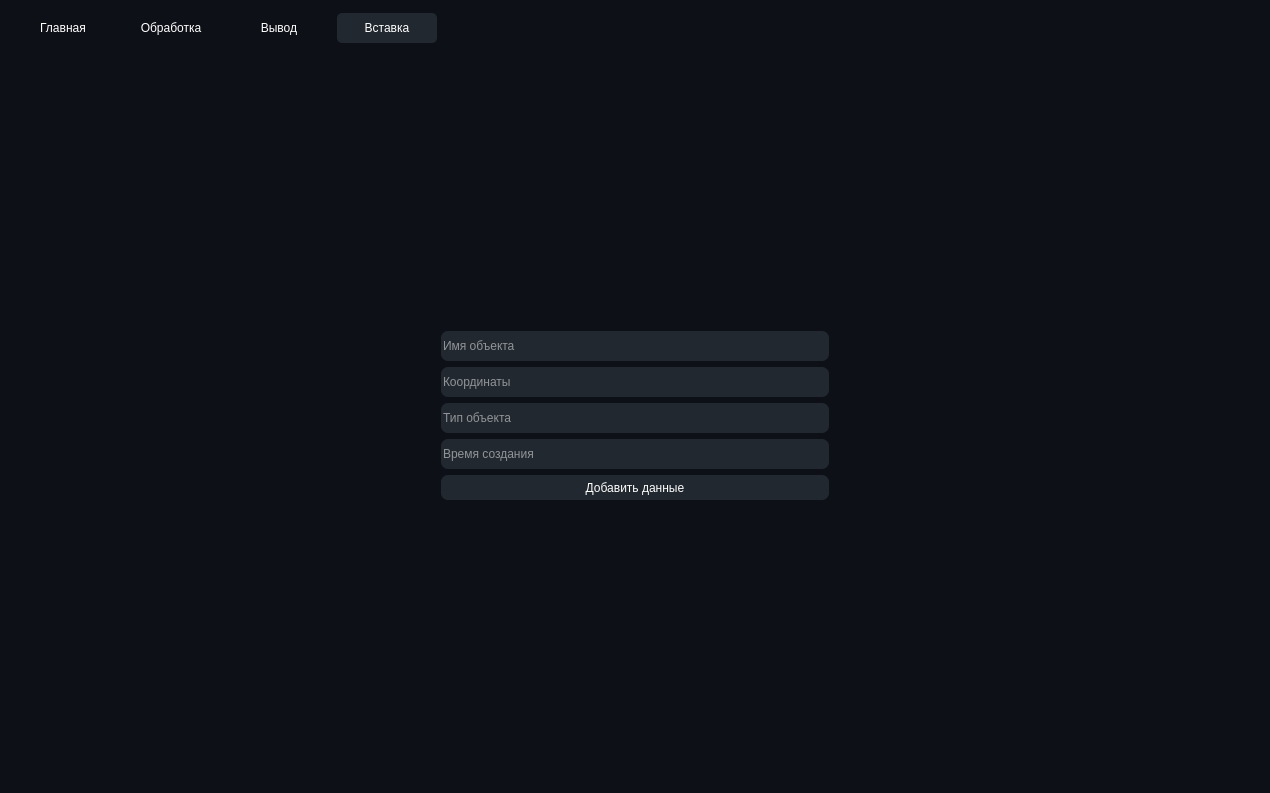
<?xml version="1.0" encoding="UTF-8"?>
<ui version="4.0">
 <class>MainWindow</class>
 <widget class="QMainWindow" name="MainWindow">
  <property name="geometry">
   <rect>
    <x>0</x>
    <y>0</y>
    <width>1270</width>
    <height>793</height>
   </rect>
  </property>
  <property name="windowTitle">
   <string>MainWindow</string>
  </property>
  <property name="windowIcon">
   <iconset theme="QIcon::ThemeIcon::GoHome"/>
  </property>
  <property name="styleSheet">
   <string notr="true">background-color: #0d1117; color: #ffffff; border: none; border-radius: 15px;</string>
  </property>
  <widget class="QWidget" name="centralwidget">
   <layout class="QHBoxLayout" name="horizontalLayout">
    <item>
     <layout class="QGridLayout" name="gridLayout">
      <item row="0" column="1">
       <widget class="QTabWidget" name="tabWidget">
        <property name="autoFillBackground">
         <bool>false</bool>
        </property>
        <property name="styleSheet">
         <string notr="true">QTabWidget::tab-bar { alignment: center; }

QTabWidet {
	background-color: #0d1117;
}

QTabWidget::pane {
    border: 0px solid lightgray;
    border-radius: 10px;
    background: transparent;
}

QTabBar::tab {
	width: 100px;
	height: 30px;
	margin: 4px;
	border: none;
	background: transparent	;
}

QTabBar::tab:selected, QTabBar::tab:hover {
    background: #22282f;
	color: #fff;
	border-radius: 5px;
	width: 100px;
	height: 30px;
	margin: 4px;
}</string>
        </property>
        <property name="tabPosition">
         <enum>QTabWidget::TabPosition::North</enum>
        </property>
        <property name="currentIndex">
         <number>3</number>
        </property>
        <widget class="QWidget" name="mainTab">
         <attribute name="title">
          <string>Главная</string>
         </attribute>
         <layout class="QVBoxLayout" name="verticalLayout">
          <item>
           <layout class="QGridLayout" name="gridLayout_2">
            <item row="1" column="1">
             <widget class="QLabel" name="label">
              <property name="font">
               <font>
                <pointsize>55</pointsize>
                <italic>true</italic>
                <bold>true</bold>
               </font>
              </property>
              <property name="text">
               <string>ListProcessing</string>
              </property>
              <property name="alignment">
               <set>Qt::AlignmentFlag::AlignBottom|Qt::AlignmentFlag::AlignHCenter</set>
              </property>
             </widget>
            </item>
            <item row="1" column="2">
             <spacer name="horizontalSpacer_3">
              <property name="orientation">
               <enum>Qt::Orientation::Horizontal</enum>
              </property>
              <property name="sizeHint" stdset="0">
               <size>
                <width>40</width>
                <height>20</height>
               </size>
              </property>
             </spacer>
            </item>
            <item row="4" column="1">
             <spacer name="verticalSpacer_2">
              <property name="orientation">
               <enum>Qt::Orientation::Vertical</enum>
              </property>
              <property name="sizeHint" stdset="0">
               <size>
                <width>20</width>
                <height>40</height>
               </size>
              </property>
             </spacer>
            </item>
            <item row="0" column="1">
             <spacer name="verticalSpacer">
              <property name="orientation">
               <enum>Qt::Orientation::Vertical</enum>
              </property>
              <property name="sizeHint" stdset="0">
               <size>
                <width>20</width>
                <height>40</height>
               </size>
              </property>
             </spacer>
            </item>
            <item row="3" column="0" colspan="3">
             <widget class="QLabel" name="filePathLbl">
              <property name="text">
               <string/>
              </property>
              <property name="alignment">
               <set>Qt::AlignmentFlag::AlignCenter</set>
              </property>
             </widget>
            </item>
            <item row="1" column="0">
             <spacer name="horizontalSpacer_2">
              <property name="orientation">
               <enum>Qt::Orientation::Horizontal</enum>
              </property>
              <property name="sizeHint" stdset="0">
               <size>
                <width>40</width>
                <height>20</height>
               </size>
              </property>
             </spacer>
            </item>
            <item row="2" column="1">
             <widget class="QPushButton" name="openFileBtn">
              <property name="minimumSize">
               <size>
                <width>0</width>
                <height>27</height>
               </size>
              </property>
              <property name="styleSheet">
               <string notr="true">background-color: #22282f; border-radius: 7px;</string>
              </property>
              <property name="text">
               <string>Открыть файл</string>
              </property>
             </widget>
            </item>
           </layout>
          </item>
         </layout>
        </widget>
        <widget class="QWidget" name="processingTab">
         <attribute name="title">
          <string>Обработка</string>
         </attribute>
         <layout class="QVBoxLayout" name="verticalLayout_2">
          <item>
           <layout class="QGridLayout" name="gridLayout_3">
            <item row="4" column="2">
             <spacer name="verticalSpacer_5">
              <property name="orientation">
               <enum>Qt::Orientation::Vertical</enum>
              </property>
              <property name="sizeHint" stdset="0">
               <size>
                <width>20</width>
                <height>40</height>
               </size>
              </property>
             </spacer>
            </item>
            <item row="0" column="2">
             <spacer name="verticalSpacer_3">
              <property name="orientation">
               <enum>Qt::Orientation::Vertical</enum>
              </property>
              <property name="sizeHint" stdset="0">
               <size>
                <width>20</width>
                <height>40</height>
               </size>
              </property>
             </spacer>
            </item>
            <item row="1" column="2">
             <layout class="QVBoxLayout" name="verticalLayout_5">
              <property name="leftMargin">
               <number>12</number>
              </property>
              <property name="topMargin">
               <number>12</number>
              </property>
              <property name="rightMargin">
               <number>12</number>
              </property>
              <property name="bottomMargin">
               <number>12</number>
              </property>
              <item>
               <widget class="QComboBox" name="actionBox">
                <property name="minimumSize">
                 <size>
                  <width>300</width>
                  <height>27</height>
                 </size>
                </property>
                <property name="autoFillBackground">
                 <bool>false</bool>
                </property>
                <property name="styleSheet">
                 <string notr="true">QComboBox {
	selection-background-color: #5e5e5e;
	background-color: #22282f ;	
	border-radius: 7px;
}

QComboBox::drop-down {
    subcontrol-origin: padding;
    subcontrol-position: top right;
    width: 15px;
    border-left-width: 1px;
    border-left-color: #22282f;
    border-left-style: solid;
    border-top-right-radius: 3px;
    border-bottom-right-radius: 3px;
	selection-background-color: #5e5e5e;
}

QComboBox::down-arrow:on {
    top: 1px;
    left: 1px;
}

QComboBox QAbstractItemView {
  border: 1px solid grey;
  background-color: #22282f ;
  selection-background-color: #5e5e5e;
}

QComboBox QListView {
	background-color: lightgreen;
}</string>
                </property>
                <property name="placeholderText">
                 <string>Действие</string>
                </property>
                <property name="frame">
                 <bool>false</bool>
                </property>
                <property name="modelColumn">
                 <number>0</number>
                </property>
                <item>
                 <property name="text">
                  <string>Группировка по расстоянию</string>
                 </property>
                </item>
                <item>
                 <property name="text">
                  <string>Группировка по имени</string>
                 </property>
                </item>
                <item>
                 <property name="text">
                  <string>Группировка по типу</string>
                 </property>
                </item>
                <item>
                 <property name="text">
                  <string>Группировка по времени создания</string>
                 </property>
                </item>
               </widget>
              </item>
              <item>
               <widget class="QPushButton" name="startProcessBtn">
                <property name="minimumSize">
                 <size>
                  <width>300</width>
                  <height>27</height>
                 </size>
                </property>
                <property name="styleSheet">
                 <string notr="true">background-color: #22282f; border-radius: 7px;</string>
                </property>
                <property name="text">
                 <string>Обработать</string>
                </property>
               </widget>
              </item>
             </layout>
            </item>
            <item row="1" column="3">
             <spacer name="horizontalSpacer_4">
              <property name="orientation">
               <enum>Qt::Orientation::Horizontal</enum>
              </property>
              <property name="sizeHint" stdset="0">
               <size>
                <width>40</width>
                <height>20</height>
               </size>
              </property>
             </spacer>
            </item>
            <item row="1" column="0">
             <spacer name="horizontalSpacer">
              <property name="orientation">
               <enum>Qt::Orientation::Horizontal</enum>
              </property>
              <property name="sizeHint" stdset="0">
               <size>
                <width>40</width>
                <height>20</height>
               </size>
              </property>
             </spacer>
            </item>
           </layout>
          </item>
         </layout>
        </widget>
        <widget class="QWidget" name="outputTab">
         <attribute name="title">
          <string>Вывод</string>
         </attribute>
         <layout class="QVBoxLayout" name="verticalLayout_3">
          <item>
           <layout class="QGridLayout" name="gridLayout_4">
            <property name="leftMargin">
             <number>0</number>
            </property>
            <property name="topMargin">
             <number>0</number>
            </property>
            <property name="rightMargin">
             <number>0</number>
            </property>
            <property name="bottomMargin">
             <number>0</number>
            </property>
            <property name="horizontalSpacing">
             <number>4</number>
            </property>
            <item row="1" column="1">
             <widget class="QPushButton" name="saveDataBtn">
              <property name="minimumSize">
               <size>
                <width>300</width>
                <height>27</height>
               </size>
              </property>
              <property name="styleSheet">
               <string notr="true">background-color: #22282f; border-radius: 7px;</string>
              </property>
              <property name="text">
               <string>Сохранить</string>
              </property>
             </widget>
            </item>
            <item row="1" column="0">
             <spacer name="horizontalSpacer_6">
              <property name="orientation">
               <enum>Qt::Orientation::Horizontal</enum>
              </property>
              <property name="sizeHint" stdset="0">
               <size>
                <width>40</width>
                <height>20</height>
               </size>
              </property>
             </spacer>
            </item>
            <item row="0" column="0" colspan="3">
             <widget class="QTextBrowser" name="outputText">
              <property name="styleSheet">
               <string notr="true">background-color: #22282f;
color: #fff;
border: none;
border-radius: 15px;</string>
              </property>
             </widget>
            </item>
            <item row="1" column="2">
             <spacer name="horizontalSpacer_5">
              <property name="orientation">
               <enum>Qt::Orientation::Horizontal</enum>
              </property>
              <property name="sizeHint" stdset="0">
               <size>
                <width>40</width>
                <height>20</height>
               </size>
              </property>
             </spacer>
            </item>
           </layout>
          </item>
         </layout>
        </widget>
        <widget class="QWidget" name="insertDataTab">
         <attribute name="title">
          <string>Вставка</string>
         </attribute>
         <layout class="QVBoxLayout" name="verticalLayout_4">
          <item>
           <layout class="QGridLayout" name="gridLayout_5">
            <item row="0" column="1">
             <spacer name="verticalSpacer_4">
              <property name="orientation">
               <enum>Qt::Orientation::Vertical</enum>
              </property>
              <property name="sizeHint" stdset="0">
               <size>
                <width>20</width>
                <height>40</height>
               </size>
              </property>
             </spacer>
            </item>
            <item row="0" column="0">
             <spacer name="horizontalSpacer_7">
              <property name="orientation">
               <enum>Qt::Orientation::Horizontal</enum>
              </property>
              <property name="sizeHint" stdset="0">
               <size>
                <width>40</width>
                <height>20</height>
               </size>
              </property>
             </spacer>
            </item>
            <item row="1" column="1">
             <layout class="QVBoxLayout" name="verticalLayout_8">
              <property name="leftMargin">
               <number>12</number>
              </property>
              <property name="topMargin">
               <number>12</number>
              </property>
              <property name="rightMargin">
               <number>12</number>
              </property>
              <property name="bottomMargin">
               <number>12</number>
              </property>
              <item>
               <widget class="QLineEdit" name="objNameData">
                <property name="minimumSize">
                 <size>
                  <width>150</width>
                  <height>30</height>
                 </size>
                </property>
                <property name="styleSheet">
                 <string notr="true">background-color: #22282f; border-radius: 7px;</string>
                </property>
                <property name="placeholderText">
                 <string>Имя объекта</string>
                </property>
               </widget>
              </item>
              <item>
               <widget class="QLineEdit" name="objPosData">
                <property name="minimumSize">
                 <size>
                  <width>0</width>
                  <height>30</height>
                 </size>
                </property>
                <property name="styleSheet">
                 <string notr="true">background-color: #22282f; border-radius: 7px;</string>
                </property>
                <property name="placeholderText">
                 <string>Координаты</string>
                </property>
               </widget>
              </item>
              <item>
               <widget class="QLineEdit" name="objTypeData">
                <property name="minimumSize">
                 <size>
                  <width>0</width>
                  <height>30</height>
                 </size>
                </property>
                <property name="styleSheet">
                 <string notr="true">background-color: #22282f; border-radius: 7px;</string>
                </property>
                <property name="placeholderText">
                 <string>Тип объекта</string>
                </property>
               </widget>
              </item>
              <item>
               <widget class="QLineEdit" name="objCTData">
                <property name="minimumSize">
                 <size>
                  <width>0</width>
                  <height>30</height>
                 </size>
                </property>
                <property name="styleSheet">
                 <string notr="true">background-color: #22282f; border-radius: 7px;</string>
                </property>
                <property name="placeholderText">
                 <string>Время создания</string>
                </property>
               </widget>
              </item>
              <item>
               <widget class="QPushButton" name="addDataBtn">
                <property name="minimumSize">
                 <size>
                  <width>0</width>
                  <height>25</height>
                 </size>
                </property>
                <property name="styleSheet">
                 <string notr="true">background-color: #22282f; border-radius: 7px;</string>
                </property>
                <property name="text">
                 <string>Добавить данные</string>
                </property>
               </widget>
              </item>
             </layout>
            </item>
            <item row="2" column="1">
             <spacer name="verticalSpacer_6">
              <property name="orientation">
               <enum>Qt::Orientation::Vertical</enum>
              </property>
              <property name="sizeHint" stdset="0">
               <size>
                <width>20</width>
                <height>40</height>
               </size>
              </property>
             </spacer>
            </item>
            <item row="0" column="2">
             <spacer name="horizontalSpacer_8">
              <property name="orientation">
               <enum>Qt::Orientation::Horizontal</enum>
              </property>
              <property name="sizeHint" stdset="0">
               <size>
                <width>40</width>
                <height>20</height>
               </size>
              </property>
             </spacer>
            </item>
           </layout>
          </item>
         </layout>
        </widget>
       </widget>
      </item>
     </layout>
    </item>
   </layout>
  </widget>
 </widget>
 <resources/>
 <connections/>
</ui>
